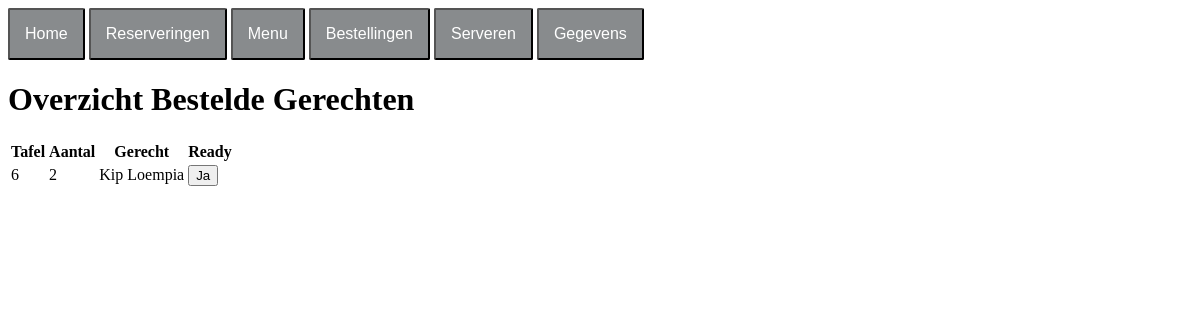
The page /kok.php on the database its author committed.
### tables this page shows
CREATE TABLE bestellingen (
	ID INT(11) NOT NULL AUTO_INCREMENT UNIQUE,
	Reservering_ID INT(11) NOT NULL,
	Menuitem_ID INT(11) NOT NULL,
	Aantal INT(11),
	Klaar TINYINT(4) DEFAULT '0',
	Gereserveerd TINYINT(4) DEFAULT '0',
	PRIMARY KEY (ID),
	FOREIGN KEY (Reservering_ID) REFERENCES reserveringen(ID),
	FOREIGN KEY (Menuitem_ID) REFERENCES menuitems(ID)
);

CREATE TABLE reserveringen (
	ID INT(11) NOT NULL AUTO_INCREMENT UNIQUE,
	Tafel INT(11) NOT NULL,
	Datum DATE NOT NULL,
	Tijd TIME NOT NULL,
	Klant_ID INT(11) NOT NULL,
	Aantal INT(11) NOT NULL,
	Status TINYINT(4) NOT NULL DEFAULT '1', 
	Datum_toegevoegd TIMESTAMP DEFAULT CURRENT_TIMESTAMP NOT NULL ,
	Allergieen TEXT,
	Opmerkingen TEXT,
	PRIMARY KEY (ID),
	FOREIGN KEY (Klant_ID) REFERENCES klanten(ID)
);

CREATE TABLE menuitems (
	ID INT(11) NOT NULL AUTO_INCREMENT UNIQUE,
	Code VARCHAR(4) UNIQUE,
	Naam VARCHAR(30),
	Gerechtsoort_ID INT(11) NOT NULL,
	Prijs DECIMAL(5,2) NOT NULL,
	FOREIGN KEY (Gerechtsoort_ID) REFERENCES gerechtsoorten(ID)
);

### database.php (called while the page is built, shortened)
<?php
class database{
    private $db;
    function __construct(){
        $this->db_server = 'localhost';
        $this->db_username = 'root';
        $this->db_password = '';
        $this->db_name = 'excellenttaste';
        $dsn = "mysql:host=$this->db_server;dbname=$this->db_name;charset=utf8mb4";
        $options = [
            PDO::ATTR_ERRMODE            => PDO::ERRMODE_EXCEPTION,
            PDO::ATTR_DEFAULT_FETCH_MODE => PDO::FETCH_ASSOC,
            PDO::ATTR_EMULATE_PREPARES   => false,
        ];
        try {
             $this->db = new PDO($dsn, $this->db_username, $this->db_password, $options);
        } catch (\PDOException $e) {
             throw new \PDOException($e->getMessage(), (int)$e->getCode());
        }
    }
	public function select($statement, $named_placeholder){
        $statement = $this->db->prepare($statement);
        $statement->execute($named_placeholder);
        $result = $statement->fetchAll(PDO::FETCH_ASSOC);
        return $result;
    }
}
?>

### kok.php (the view, shortened to what this page needs)
<?php
    include 'database.php';
    $db = new database();
    $overzicht_kok = $db->select("SELECT bestellingen.ID AS bestelid, reserveringen.Tafel, bestellingen.Aantal, menuitems.Naam,bestellingen.Klaar, bestellingen.Gereserveerd FROM `bestellingen` INNER JOIN reserveringen ON bestellingen.Reservering_ID = reserveringen.ID INNER JOIN menuitems ON bestellingen.Menuitem_ID = menuitems.ID INNER JOIN gerechtsoorten ON menuitems.Gerechtsoort_ID = gerechtsoorten.ID INNER JOIN gerechtcategorieen ON gerechtsoorten.Gerechtcategorie_ID = gerechtcategorieen.ID WHERE gerechtcategorieen.ID IN (2 ,3, 4) AND bestellingen.Klaar = 0 ORDER BY reserveringen.Tijd",[]);
    if (!empty($overzicht_kok)) {
        $row_data = array_values($overzicht_kok);
    }
?>
<!DOCTYPE html>
<head>
	<link rel="stylesheet" type="text/css" href="style.css">
</head>
<body>
	<?php include 'navigatie.php'; ?>
	<h1>Overzicht Bestelde Gerechten</h1>
	<?php if (!empty($overzicht_kok)) { ?>
	<table>
		<thead>
			<tr>
				<th>Tafel</th>
				<th>Aantal</th>
				<th>Gerecht</th>
				<th>Ready</th>
			</tr>
		</thead>
		<tbody>
			<?php foreach ($row_data AS $data) { ?>
				<tr>
					<td><?php echo $data["Tafel"]?></td>
					<td><?php echo $data["Aantal"]?></td>
					<td><?php echo $data["Naam"]?></td>
					<?php if ($data["Gereserveerd"] == 0) { ?>
						<form method="post">
							<td><button type="sumbit" name="gereed">Ja</button><td>
						</form>
					<?php }?>
				</tr>
			<?php } ?>
		</tbody>
	</table>
	<?php }else{
		echo "<h3>Er zijn nog geen bestellingen</h3>";
	} ?>
</body>
</html>

### rows shown on the page
bestellingen: Reservering_ID.Tafel "6", Aantal "2", Menuitem_ID.Naam "Kip Loempia"
